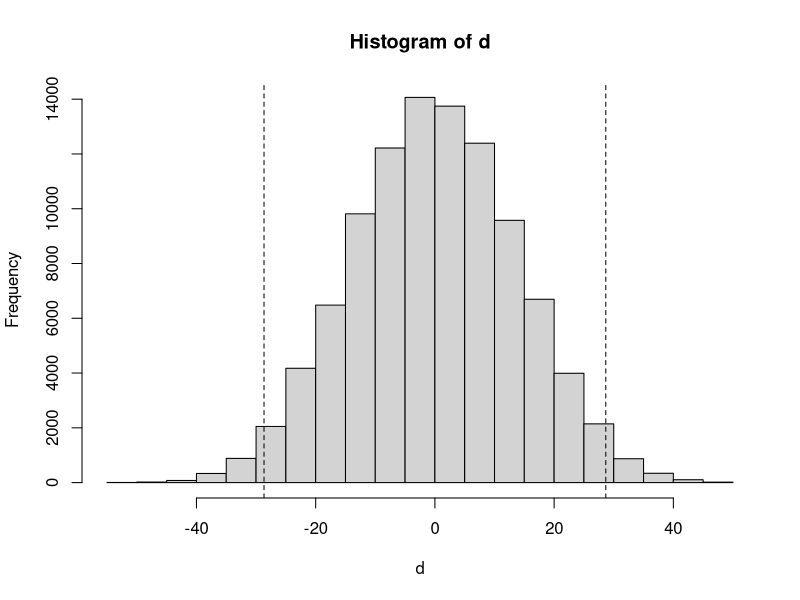

Here is the R script that generated this plot:
Gp1 = c(212, 288, 188, 276, 245, 182, 228, 221, 184, 202, 260, 278, 251, 160, 145)
Gp2 = c(219, 189, 215, 186, 158, 163, 185, 189, 250, 179, 192, 199, 192, 179, 195)

m = 100000;  d = numeric(m)
n1 = length(Gp1);  n2 = length(Gp2)
obs = mean(Gp1) - mean(Gp2)

for (i in 1:m) { 
    smp = sample(c(Gp1, Gp2), n1 + n2)
    d[i] = mean(smp[1:n1]) - mean(smp[n1+1:n2]) }

mean( abs(d) >= obs )
hist(d);  abline(v=c(obs, -obs), lty="dashed")
